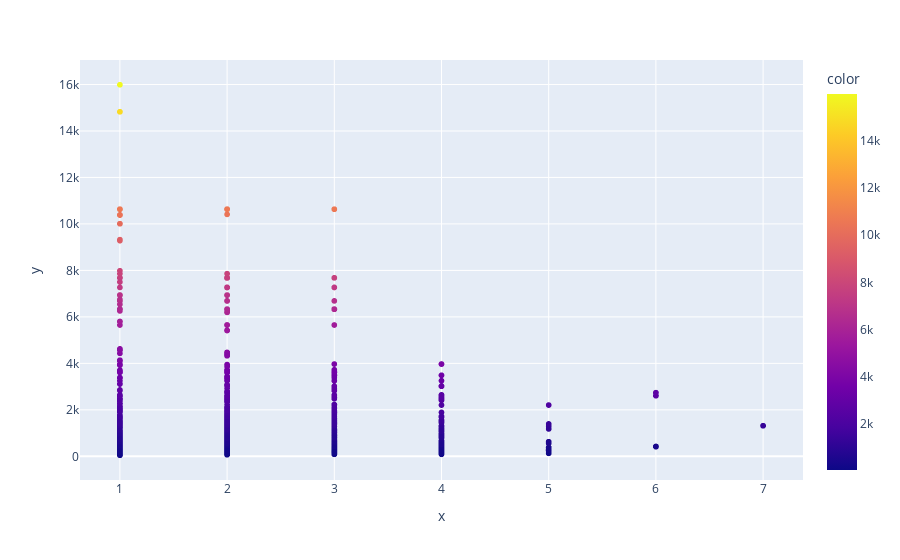

The cell this chart's notebook holds for it:
### Code cell
#braking
rrbshape_vs_lane = px.scatter(x=brake_reserve['lanecount'], y=brake_reserve['Shape__Length'], color=brake_reserve['Shape__Length'])
rrbshape_vs_lane.show()

### Figure 1 — Plotly figure (JSON) as saved in the notebook; plotly's stock layout.template omitted (floating-point values rounded to 4 significant figures; data arrays with more than 128 entries replaced by an {"elided": "..."} marker saying what was removed)
{"data": [{"hovertemplate": "x=%{x}<br>y=%{y}<br>color=%{marker.color}<extra></extra>", "legendgroup": "", "marker": {"color": {"elided": "4270 float values"}, "coloraxis": "coloraxis", "symbol": "circle"}, "mode": "markers", "name": "", "showlegend": false, "type": "scattergl", "x": {"elided": "4270 int values"}, "xaxis": "x", "y": {"elided": "4270 float values"}, "yaxis": "y"}], "layout": {"coloraxis": {"colorbar": {"title": {"text": "color"}}, "colorscale": [[0, "#0d0887"], [0.1111, "#46039f"], [0.2222, "#7201a8"], [0.3333, "#9c179e"], [0.4444, "#bd3786"], [0.5556, "#d8576b"], [0.6667, "#ed7953"], [0.7778, "#fb9f3a"], [0.8889, "#fdca26"], [1, "#f0f921"]]}, "legend": {"tracegroupgap": 0}, "margin": {"t": 60}, "xaxis": {"anchor": "y", "domain": [0, 1], "title": {"text": "x"}}, "yaxis": {"anchor": "x", "domain": [0, 1], "title": {"text": "y"}}}}
